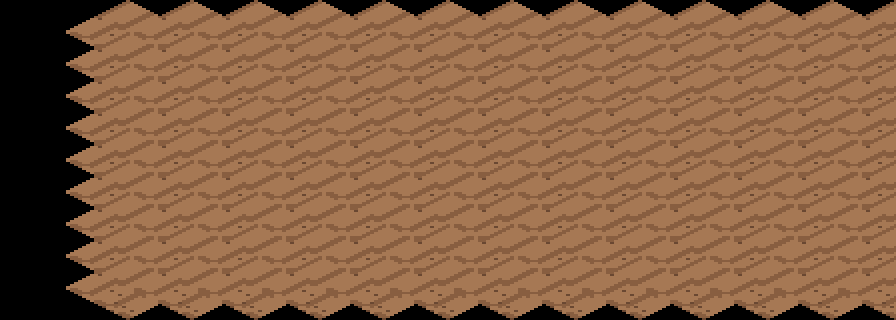

This game map was drawn from its Tiled (.tmx) file and the tilesets committed beside it. A one-line description and the full map source follow:
An orthogonal 14x10 tile map with 64x32 px tiles, 1 tile layer (suelo).

<map version="1.10" orientation="orthogonal" renderorder="right-down" width="14" height="10" tilewidth="64" tileheight="32" infinite="0" nextlayerid="2" nextobjectid="1">
 <tileset firstgid="1" name="terreno_mundo" tilewidth="128" tileheight="64" tilecount="203" columns="8">
  <image source="../textures/../textures/terreno_mundo.png" width="1024" height="1664" />
 </tileset>
 <layer id="1" name="suelo" width="14" height="10">
  <data encoding="csv">
0,0,0,0,0,0,0,0,0,0,0,0,0,0,
0,167,167,167,167,167,167,167,167,167,167,167,167,167,
0,167,167,167,167,167,167,167,167,167,167,167,167,167,
0,167,167,167,167,167,167,167,167,167,167,167,167,167,
0,167,167,167,167,167,167,167,167,167,167,167,167,167,
0,167,167,167,167,167,167,167,167,167,167,167,167,167,
0,167,167,167,167,167,167,167,167,167,167,167,167,167,
0,167,167,167,167,167,167,167,167,167,167,167,167,167,
0,167,167,167,167,167,167,167,167,167,167,167,167,167,
0,167,167,167,167,167,167,167,167,167,167,167,167,167
</data>
 </layer>
</map>
